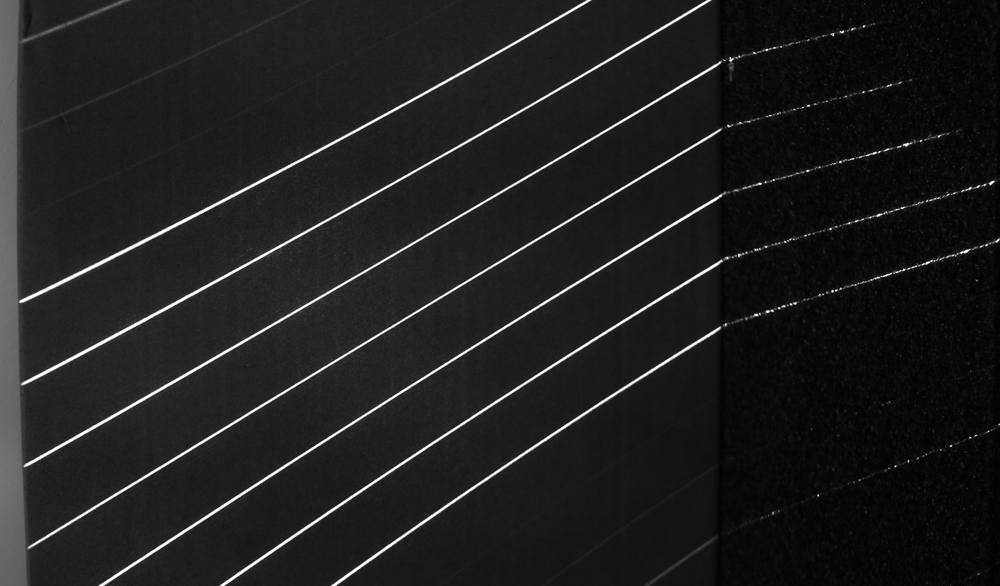
#> input picture laser_img/left/image_1.bmp, 1000 x 586 px, shrunk from 2048 x 1200 before the run, given in place of image_1.png, which was not available
$ python fast_edge_check_1.py
#> lines starting #> are read from the running program, lines starting #| are printed output that depends on the picture; after the words box and inside, x2 and y2 are one past the last pixel; in counts of white or black regions, pixels touching at a corner belong together; pictures that were not available may be replaced by others from this repository, and a replacement may not be noted
#!/usr/bin/env python3
# laser_truncation_ui_final_v2.py
# Interactive per-region tuning - final fixes:
#  - removed `require_both`
#  - consec & deriv range [0.1, 3.0]
#  - final diff is color overlay (removed/red, added/green) on grayscale
#  - each region is processed with its own sliders when pressing 'q' and stored; final merge uses stored masks

import os
import math
import cv2
import numpy as np
import matplotlib as mpl
import matplotlib.pyplot as plt
from matplotlib.widgets import Slider, Button, CheckButtons

# remove 'q' from default matplotlib keymaps to avoid quitting
for k in list(mpl.rcParams.keys()):
    if k.startswith('keymap.'):
        vals = list(mpl.rcParams[k])
        while 'q' in vals:
            vals.remove('q')
        mpl.rcParams[k] = vals

# -----------------------
# smoothing + detection
# -----------------------
def median_prefilter(edge_map, win=15):
    if not edge_map:
        return {}
    ys = sorted(edge_map.keys())
    xs = [edge_map[y] for y in ys]
    out = {}
    half = max(1, int(win // 2))
    n = len(xs)
    for i, y in enumerate(ys):
        s = max(0, i - half)
        e = min(n, i + half + 1)
        out[y] = float(np.median(xs[s:e]))
    return out

def smooth_edge(edge_map, med_win=15, pos_win=5):
    ys = sorted(edge_map.keys())
    if not ys:
        return [], []
    pref = median_prefilter(edge_map, win=med_win)
    xs = [pref[y] for y in ys]
    n = len(xs)
    half = max(1, int(pos_win // 2))
    out = []
    for i in range(n):
        s = max(0, i - half)
        e = min(n, i + half + 1)
        out.append(float(np.median(xs[s:e])))
    return ys, out

def detect_and_remove_protrusions(
    left_ys, left_sm, right_ys, right_sm,
    deriv=1.6, bw_k=4.0, pad=3, min_segment_len=15,
    consec=5, end_guard=3
):
    """
    Robust detection:
      - deriv: multiplier for slope-threshold (float, 0.1~3)
      - consec: float minimal consecutive length; converted to integer via ceil
      - bw_k: multiplier for MAD-based BW threshold
      - pad: expansion (int)
      - returns (good_ys, dbg)
    """
    left_map = {y: x for y, x in zip(left_ys, left_sm)}
    right_map = {y: x for y, x in zip(right_ys, right_sm)}
    common_ys = sorted(set(left_ys) & set(right_ys))
    if not common_ys:
        return [], {}

    L = np.array([left_map[y] for y in common_ys], dtype=float)
    R = np.array([right_map[y] for y in common_ys], dtype=float)
    ys_arr = np.array(common_ys, dtype=int)
    n = len(common_ys)

    dy = np.maximum(1.0, np.diff(ys_arr))
    slope_L = np.zeros(n); slope_R = np.zeros(n)
    slope_L[1:] = np.abs(np.diff(L) / dy); slope_R[1:] = np.abs(np.diff(R) / dy)
    slope_comb = np.maximum(slope_L, slope_R)

    BW = R - L
    bw_jump = np.zeros(n); bw_jump[1:] = np.abs(np.diff(BW) / dy)

    def mad(a):
        med = np.median(a); return np.median(np.abs(a - med))

    med_slope = np.median(slope_comb); mad_slope = mad(slope_comb)
    scale_slope = max(mad_slope * 1.4826, 1e-6)
    slope_thresh = med_slope + deriv * scale_slope

    med_bw = np.median(BW); mad_bw = mad(BW)
    scale_bw = max(mad_bw * 1.4826, 1e-6)
    bw_thresh = scale_bw * bw_k

    slope_bad = slope_comb > slope_thresh
    bw_bad = np.abs(BW - med_bw) > bw_thresh
    bw_jump_bad = bw_jump > slope_thresh

    # fixed combine logic (removed require_both toggle)
    candidate_bad = slope_bad & (bw_bad | bw_jump_bad)

    # protect ends
    if end_guard > 0:
        candidate_bad[:min(end_guard, n)] = False
        candidate_bad[-min(end_guard, n):] = False

    final_bad = np.zeros_like(candidate_bad, dtype=bool)
    i = 0
    min_run = max(1, int(math.ceil(consec)))  # convert consec float to integer run length
    while i < n:
        if candidate_bad[i]:
            j = i + 1
            while j < n and candidate_bad[j]:
                j += 1
            run_len = j - i
            if run_len >= min_run:
                final_bad[i:j] = True
            i = j
        else:
            i += 1

    # expand
    if pad > 0:
        bad_idx = np.where(final_bad)[0]
        for idx in bad_idx:
            s = max(0, idx - pad); e = min(n, idx + pad + 1)
            final_bad[s:e] = True

    # keep runs of good indices at least min_segment_len long
    good_inds = np.where(~final_bad)[0]
    kept = []
    if good_inds.size > 0:
        runs = np.split(good_inds, np.where(np.diff(good_inds) != 1)[0] + 1)
        for r in runs:
            if len(r) >= max(1, int(min_segment_len)):
                kept.extend(r.tolist())
    good_ys = [int(common_ys[i]) for i in kept]

    dbg = {
        'common_ys': common_ys,
        'BW': BW,
        'slope_comb': slope_comb,
        'candidate_bad': candidate_bad,
        'final_bad': final_bad,
        'slope_thresh': slope_thresh,
        'bw_thresh': bw_thresh,
        'med_bw': med_bw,
        'med_slope': med_slope,
        'min_run': min_run
    }
    return good_ys, dbg

# -----------------------
# UI and region flow
# -----------------------
def extract_regions_from_binary(bin_img, min_area=200):
    num_labels, labels, stats, _ = cv2.connectedComponentsWithStats(bin_img)
    regions = []
    for i in range(1, num_labels):
        area = int(stats[i, cv2.CC_STAT_AREA])
        w = int(stats[i, cv2.CC_STAT_WIDTH]); h = int(stats[i, cv2.CC_STAT_HEIGHT])
        if area <= min_area or min(w,h) == 0:
            continue
        mask = (labels == i).astype('uint8') * 255
        contours, _ = cv2.findContours(mask, cv2.RETR_EXTERNAL, cv2.CHAIN_APPROX_NONE)
        if not contours:
            continue
        c = max(contours, key=lambda x: x.shape[0])
        pts = c.reshape(-1,2)
        edge_min = {}; edge_max = {}
        for (x,y) in pts:
            y = int(y); x = int(x)
            if y not in edge_min: edge_min[y] = x
            else: edge_min[y] = min(edge_min[y], x)
            if y not in edge_max: edge_max[y] = x
            else: edge_max[y] = max(edge_max[y], x)
        regions.append({'edge_min': edge_min, 'edge_max': edge_max, 'region_id': i})
    return regions

# [32 lines left out: function show_final_comparison, not called in this run]

def interactive_ui(regions, before_img, start_idx=0):
    if not regions:
        print("no regions")
        return

    # defaults and slider specs
    defaults = {
        'med_win': 15, 'pos_win': 5, 'deriv': 1.56, 'bw_k': 4.0,
        'pad': 3, 'consec': 5, 'min_seg': 15
    }
    slider_specs = [
        ('med_win', 1, 41, 2, defaults['med_win']),
        ('pos_win', 1, 21, 1, defaults['pos_win']),
        ('deriv', 0.01, 5.0, 0.01, defaults['deriv']),
        ('bw_k', 3, 10, 0.1, defaults['bw_k']),
        ('pad', 0, 12, 1, defaults['pad']),
        ('consec', 2, 20, 1, defaults['consec']),
        ('min_seg', 1, 50, 1, defaults['min_seg'])
    ]

    num_regions = len(regions)
    region_idx = start_idx % num_regions
    processed = [False]*num_regions
    processed_params = [None]*num_regions
    processed_region_masks = [None]*num_regions  # store mask per region (uint8 0/255)

    # UI layout: 3x5 grid (top charts + bottom two rows for sliders)
    fig = plt.figure(figsize=(14,9))
    gs = fig.add_gridspec(3,5, height_ratios=[3,0.9,0.9], hspace=0.35, wspace=0.25)
    ax_left = fig.add_subplot(gs[0,:3]); ax_bw = fig.add_subplot(gs[0,3:])
    cell_axes = []
    for r in [1,2]:
        for c in range(5):
            ax = fig.add_subplot(gs[r,c]); ax.axis('off'); cell_axes.append(ax)

    # checkbox removed (require_both removed), keep a Reset button
    ax_reset = fig.add_axes([0.78, 0.02, 0.09, 0.06]); btn_reset = Button(ax_reset, 'Reset')

    # create sliders (no textual value displays)
    slider_objs = {}
    for i, spec in enumerate(slider_specs):
        name, vmin, vmax, step, init = spec
        if i >= len(cell_axes):
            break
        bbox = cell_axes[i].get_position()
        ax_slider = fig.add_axes([bbox.x0 + 0.02*bbox.width, bbox.y0 + 0.18*bbox.height,
                                  bbox.width*0.72, bbox.height*0.64])
        step_param = step if (step and step >= 1) else None
        s = Slider(ax_slider, name, vmin, vmax, valinit=init, valstep=step_param)
        slider_objs[name] = s

    removed_patches = []

    def draw_removed(final_bad, common_ys_local):
        nonlocal removed_patches
        for p in removed_patches:
            try: p.remove()
            except: pass
        removed_patches = []
        if not common_ys_local or final_bad is None:
            fig.canvas.draw_idle(); return
        removed_idxs = np.where(final_bad)[0]
        if removed_idxs.size == 0:
            fig.canvas.draw_idle(); return
        runs = np.split(removed_idxs, np.where(np.diff(removed_idxs) != 1)[0] + 1)
        for r in runs:
            y0 = common_ys_local[r[0]] - 0.5; y1 = common_ys_local[r[-1]] + 0.5
            patch = ax_left.axhspan(y0, y1, color='red', alpha=0.18)
            removed_patches.append(patch)
        fig.canvas.draw_idle()

    # render region using current slider values (preview)
    def render_region(idx):
        ax_left.clear(); ax_bw.clear()
        ax_left.invert_yaxis(); ax_left.grid(True, ls='--', alpha=0.4)
        region = regions[idx]
        edge_min = region['edge_min']; edge_max = region['edge_max']
        med_win = int(round(slider_objs['med_win'].val)); pos_win = int(round(slider_objs['pos_win'].val))
        left_ys, left_sm = smooth_edge(edge_min, med_win=med_win, pos_win=pos_win)
        right_ys, right_sm = smooth_edge(edge_max, med_win=med_win, pos_win=pos_win)
        ax_left.plot(left_sm, left_ys, '-', lw=2, color='orange', label='Left Smooth')
        ax_left.plot(right_sm, right_ys, '-', lw=2, color='cyan', label='Right Smooth')
        meas_left = [edge_min[y] for y in left_ys]; meas_right = [edge_max[y] for y in right_ys]
        ax_left.scatter(meas_left, left_ys, s=8, c='darkorange', zorder=5, label='Meas L')
        ax_left.scatter(meas_right, right_ys, s=8, c='deepskyblue', zorder=5, label='Meas R')
        proc_str = "Processed" if processed[idx] else "Not Processed"
        ax_left.set_title(f"Region {regions[idx].get('region_id', idx)} - {proc_str}")
        ax_left.legend()
        common_ys = sorted(set(left_ys) & set(right_ys))
        if common_ys:
            left_map = {y:x for y,x in zip(left_ys,left_sm)}
            right_map = {y:x for y,x in zip(right_ys,right_sm)}
            BW = np.array([right_map[y]-left_map[y] for y in common_ys], dtype=float)
            ax_bw.plot(common_ys, BW, '-', lw=2)
            ax_bw.axhline(np.median(BW), linestyle='--')
            ax_bw.set_title('Bandwidth'); ax_bw.grid(True, ls='--', alpha=0.4); ax_bw.invert_xaxis()
            # shading: if processed, show stored mask's final_bad via re-evaluation with stored params
            if processed[idx] and processed_params[idx] is not None:
                p = processed_params[idx]
                _, dbg_stored = detect_and_remove_protrusions(left_ys,left_sm,right_ys,right_sm,
                                                             deriv=p['deriv'], bw_k=p['bw_k'],
                                                             pad=p['pad'], min_segment_len=p['min_seg'],
                                                             consec=p['consec'], end_guard=3)
                draw_removed(dbg_stored.get('final_bad', np.array([])), dbg_stored.get('common_ys', []))
            else:
                # temporary shading for preview with current sliders
                pcur = {
                    'deriv': float(slider_objs['deriv'].val),
                    'bw_k': float(slider_objs['bw_k'].val),
                    'pad': int(round(slider_objs['pad'].val)),
                    'min_seg': int(round(slider_objs['min_seg'].val)),
                    'consec': float(slider_objs['consec'].val)
                }
                _, dbg_temp = detect_and_remove_protrusions(left_ys,left_sm,right_ys,right_sm,
                                                           deriv=pcur['deriv'], bw_k=pcur['bw_k'],
                                                           pad=pcur['pad'], min_segment_len=pcur['min_seg'],
                                                           consec=pcur['consec'], end_guard=3)
                draw_removed(dbg_temp.get('final_bad', np.array([])), dbg_temp.get('common_ys', []))
        fig.canvas.draw_idle()

    # process current region using current sliders: create and store region mask
    # [31 lines left out: function process_current_region, not called in this run]

    # update callback (sliders) preview (no processing)
    def on_slider_change(_=None):
        render_region(region_idx)

    # reset sliders
    # [27 lines left out: functions reset, on_key, not called in this run]

    # attach slider callbacks
    for s in slider_objs.values():
        s.on_changed(on_slider_change)
    btn_reset.on_clicked(reset)
    fig.canvas.mpl_connect('key_press_event', on_key)

    # initial render
    render_region(region_idx)

    print("Interactive UI ready.")
    print(" - Adjust sliders (preview updates live).")
    print(" - Press 'q' to PROCESS current region (stores per-region mask) and advance to next unprocessed region.")
    print(" - Press 'r' to reset sliders to defaults.")
    plt.show(block=True)

# -----------------------
# main
# -----------------------
def main():
    candidates = ['imgs/image_1.png']
    img_path = None
    for p in candidates:
        if os.path.exists(p):
            img_path = p; break
    if img_path is None:
        raise FileNotFoundError("Place image.png next to script or at /mnt/data/image.png")

    im = cv2.imread(img_path, cv2.IMREAD_GRAYSCALE)
    if im is None:
        raise ValueError("Failed to load image")
    _, bin_img = cv2.threshold(im, 0, 255, cv2.THRESH_BINARY + cv2.THRESH_OTSU)
    # tiny morph open
    kernel = np.ones((3,3), np.uint8)
    bin_img = cv2.morphologyEx(bin_img, cv2.MORPH_OPEN, kernel)

    regions = extract_regions_from_binary(bin_img, min_area=200)
    if not regions:
        print("No regions found.")
        return
    print(f"Found {len(regions)} regions. Launching interactive UI.")
    interactive_ui(regions, before_img=bin_img, start_idx=0)

if __name__ == "__main__":
    main()
#> in main, im is the input picture: shape (586, 1000); min 0, max 255, mean 30.9
#> in main, `_, bin_img = cv2.threshold(im, 0, 255, cv2.THRESH_BINARY + cv2.THRESH_..`:
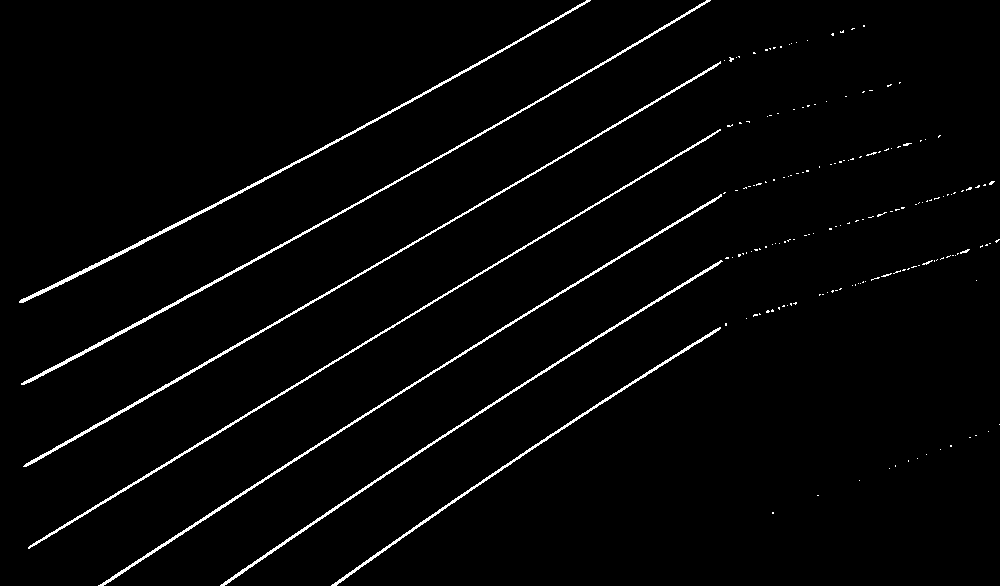
#> bin_img: shape (586, 1000); 2.4% white in thin lines or dots
#> in main, `bin_img = cv2.morphologyEx(bin_img, cv2.MORPH_OPEN, kernel)`:
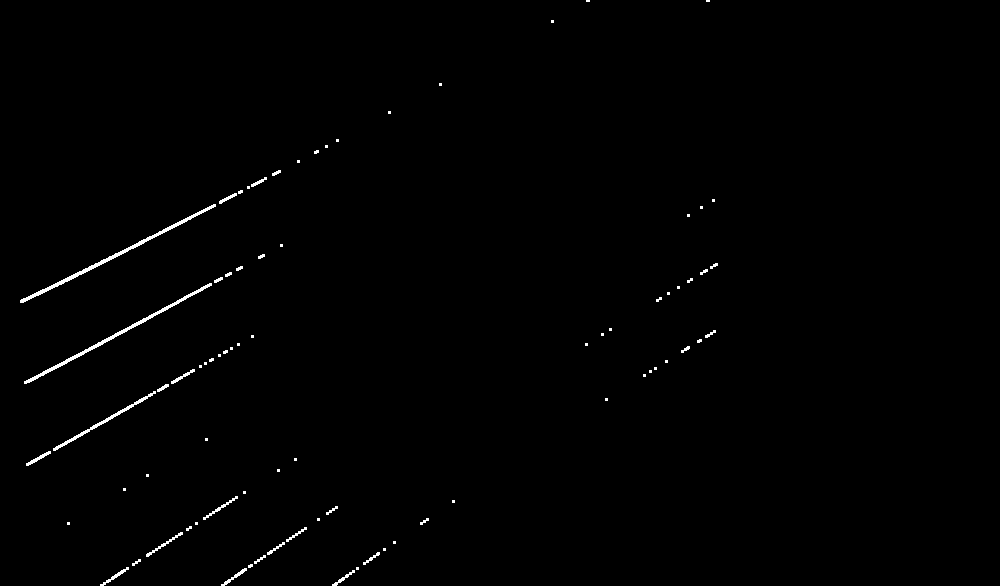
#> bin_img: shape (586, 1000); 0.64% white; 80 white regions (51 under 20 px), largest, box (x1, y1, x2, y2) and area: (20, 204, 216, 303) 786, (24, 283, 212, 384) 726, (53, 391, 156, 451) 370
#> in extract_regions_from_binary, `num_labels, labels, stats, _ = cv2.connectedComponentsWithStats(bin_img)`: num_labels = 81; stats = 81 rows, first 6: [0, 0, 1000, 586, 582225], [586, 0, 4, 2, 8], [706, 0, 4, 2, 8], [551, 20, 3, 3, 9], [439, 83, 3, 3, 9], [388, 111, 3, 3, 9]
#> the loop in extract_regions_from_binary, `for i in range(1, num_labels):` made 80 passes
#> (area, w, h) on passes 10, 11, 14, 16, 20, 21, 22, 23: (30, 9, 6), (53, 16, 10), (63, 18, 11), (786, 196, 99), (23, 7, 5), (25, 8, 6), (23, 7, 5), (25, 8, 6)
#> after the loop in extract_regions_from_binary, `for i in range(1, num_labels):`:
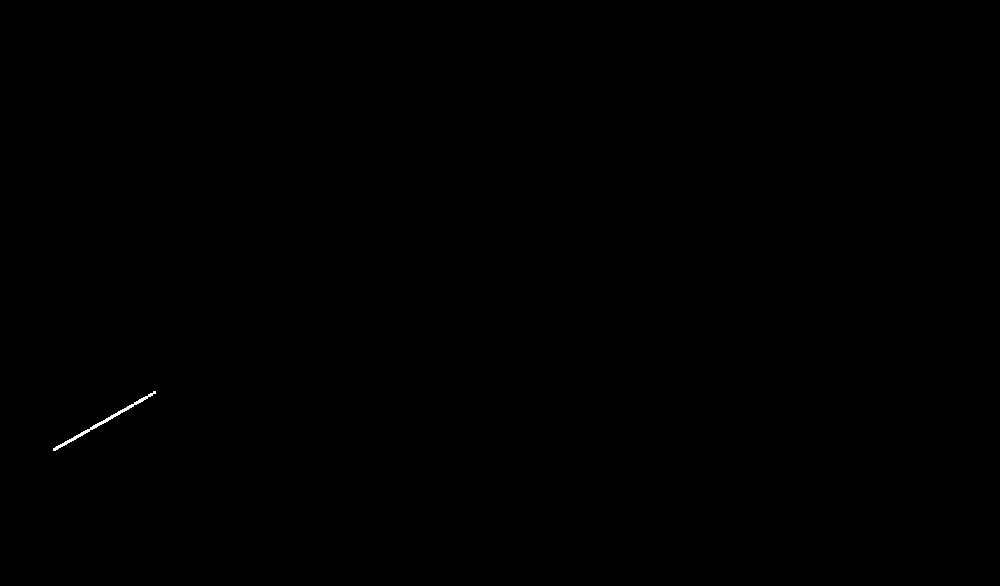
#> mask: shape (586, 1000); 0.06% white; 1 white region, box (x1, y1, x2, y2) and area: (53, 391, 156, 451) 370
#> after the loop in extract_regions_from_binary, `for i in range(1, num_labels):`: regions = 3 items
#| Found 3 regions. Launching interactive UI.
#> in interactive_ui, `num_regions = len(regions)`: num_regions = 3
#> in interactive_ui, `region_idx = start_idx % num_regions`: region_idx = 0
#> in interactive_ui, `processed = [False]*num_regions`: processed = [False, False, False]
#> in interactive_ui, `processed_params = [None]*num_regions`: processed_params = 3 items
#> in render_region, `edge_min = region['edge_min']`: edge_min = 99 items
#> in smooth_edge, `ys = sorted(edge_map.keys())`: ys = 99 values from 204 to 302
#> in median_prefilter, `xs = [edge_map[y] for y in ys]`: xs = 99 values, max 213 at index 0, min 20 at index 96, mean 115.2
#> in median_prefilter, `n = len(xs)`: n = 99
#> the loop in median_prefilter, `for i, y in enumerate(ys):` made 99 passes
#> s on passes 1 to 8: 0, 0, 0, 0, 0, 0, 0, 0
#> after the loop in median_prefilter, `for i, y in enumerate(ys):`: out = 99 items
#> in smooth_edge, `xs = [pref[y] for y in ys]`: xs = 99 values, max 206 at index 0, min 22 at index 98, mean 115.1
#> in smooth_edge, `n = len(xs)`: n = 99
#> after the loop in smooth_edge, `for i in range(n):`: out = 99 values, max 205 at index 0, min 23 at index 98, mean 115.1
#> in render_region, `left_ys, left_sm = smooth_edge(edge_min, med_win=med_win, pos_win=pos_..`: left_ys = 99 values from 204 to 302; left_sm has the same summary as out in smooth_edge
#> the loop in median_prefilter (call 2), `for i, y in enumerate(ys):` made 99 passes
#> in render_region, `right_ys, right_sm = smooth_edge(edge_max, med_win=med_win, pos_win=po..`: right_sm = 99 values, max 211 at index 0, min 31 at index 98, mean 122.2
#> in render_region, `meas_left = [edge_min[y] for y in left_ys]`: meas_left = 99 values, max 213 at index 0, min 20 at index 96, mean 115.2
#> in render_region, `meas_right = [edge_max[y] for y in right_ys]`: meas_right = 99 values, max 215 at index 0, min 23 at index 98, mean 122.1
#> in render_region, `proc_str = "Processed" if processed[idx] else "Not Processed"`: proc_str = 'Not Processed'
#> in render_region, `common_ys = sorted(set(left_ys) & set(right_ys))`: common_ys = 99 values from 204 to 302
#> in render_region, `left_map = {y:x for y,x in zip(left_ys,left_sm)}`: left_map = 99 items
#> in render_region, `BW = np.array([right_map[y]-left_map[y] for y in common_ys], dtype=flo..`: BW = 99 values, max 8 at index 49, min 6 at index 0, mean 7.07
#> in detect_and_remove_protrusions, `common_ys = sorted(set(left_ys) & set(right_ys))`: common_ys = 99 values from 204 to 302
#> in detect_and_remove_protrusions, `L = np.array([left_map[y] for y in common_ys], dtype=float)`: L has the same summary as out in smooth_edge
#> in detect_and_remove_protrusions, `R = np.array([right_map[y] for y in common_ys], dtype=float)`: R has the same summary as right_sm in render_region
#> the loop in detect_and_remove_protrusions, `while i < n:` made 99 passes
#> the loop in detect_and_remove_protrusions, `for r in runs:` made 1 pass
#> in interactive_ui, `plt.show(block=True)`:
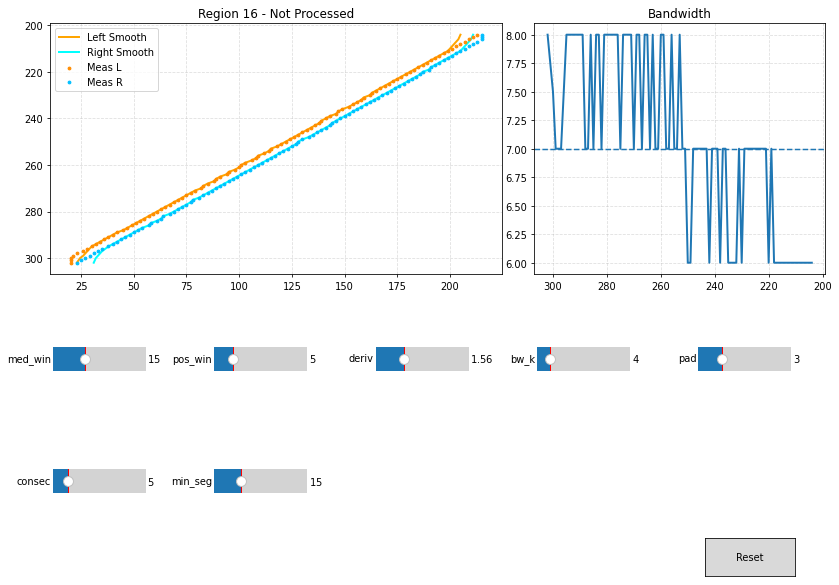
#> figure drawn by matplotlib, 9 panels; panel 2: curve peaks at x = 253, y = 8
